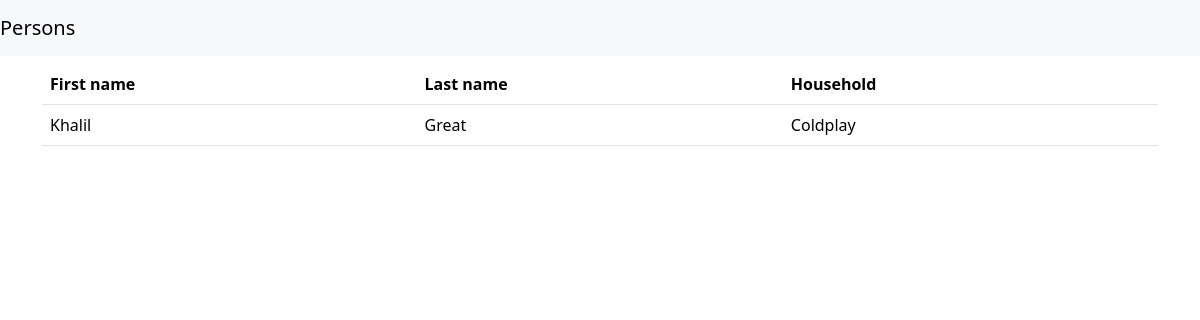
The app's page /persons/, older data.
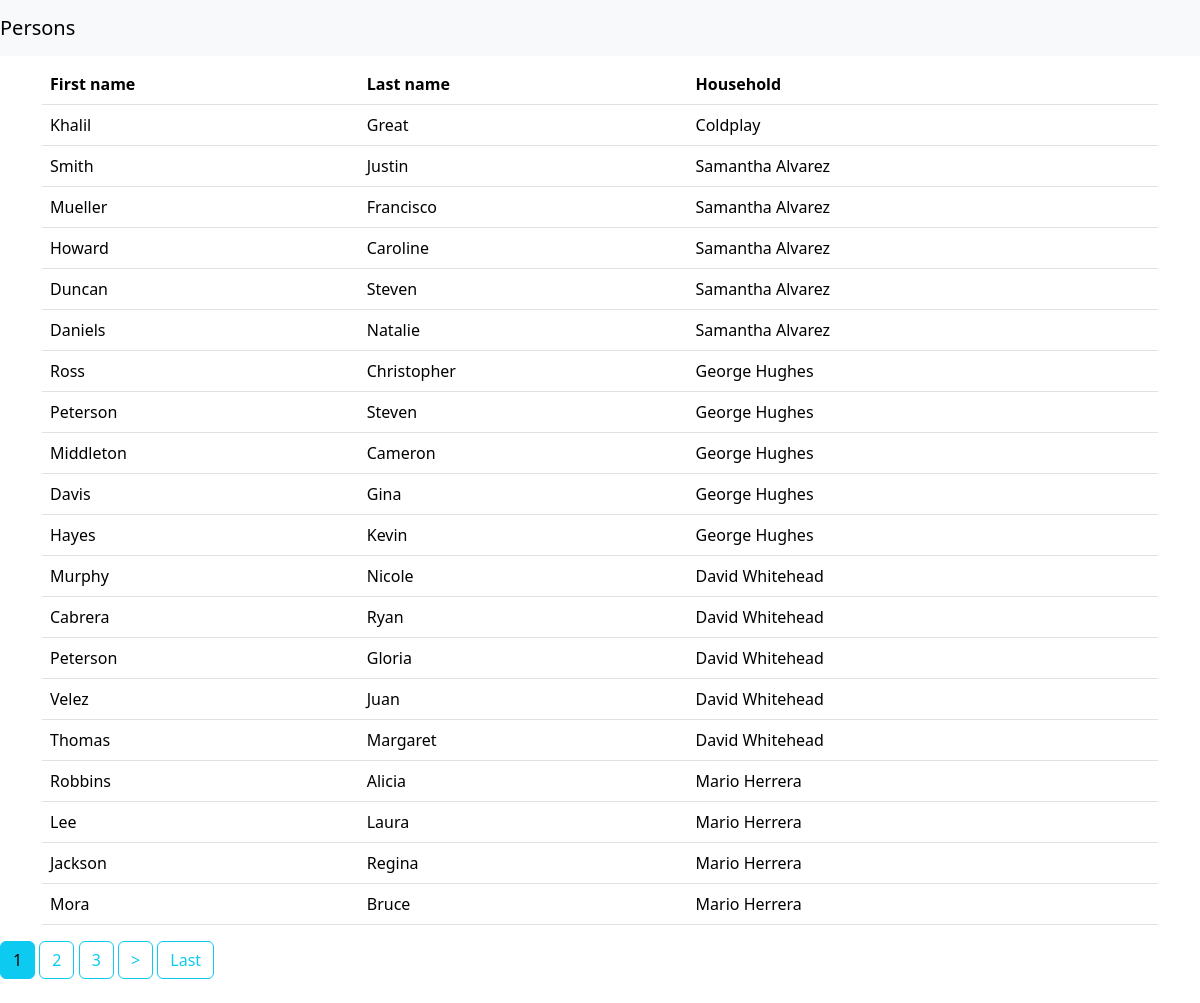
The same page, newer data.
### household/models.py (models this page shows, shortened)
class Person(models.Model):
    uuid = models.UUIDField(default=uuid.uuid4, editable=False)
    household = models.ForeignKey(Household, on_delete=models.CASCADE)
    first_name = models.CharField(max_length=200, help_text="First Name")
    last_name = models.CharField(max_length=200, help_text="Last Name")
    phone_number = models.CharField(max_length=255,blank=False, help_text="Phone Number")
    is_recipient = models.BooleanField()
    creation_date = models.DateTimeField(null=False, blank=False, default=timezone.now)
    created_by = models.ForeignKey(User, on_delete=models.CASCADE, related_name='person_created_by')
    last_modified_date = models.DateTimeField(null=False, blank=False, default=timezone.now)
    last_modified_by = models.ForeignKey(User, on_delete=models.CASCADE, related_name='person_last_modified_by')
    class Meta:
        verbose_name = "Person"
        verbose_name_plural = "Persons"

class Household(models.Model):
    office = models.ForeignKey(Office, on_delete=models.CASCADE)
    uuid = models.UUIDField(default=uuid.uuid4, editable=False)
    name = models.CharField(max_length=200, help_text="Household Name")
    location = models.ForeignKey(Location, on_delete=models.CASCADE)
    creation_date = models.DateTimeField(null=False, blank=False, default=timezone.now)
    created_by = models.ForeignKey(User, on_delete=models.CASCADE, related_name='household_created_by')
    last_modified_date = models.DateTimeField(null=False, blank=False, default=timezone.now)
    last_modified_by = models.ForeignKey(User, on_delete=models.CASCADE, related_name='household_last_modified_by')
    class Meta:
        verbose_name = "Household"
        verbose_name_plural = "Households"
    def __str__(self):
        return self.name

### household/views.py (the view)
# urls.py: path('persons/', PersonListView.as_view(), name='persons_list'),
class PersonListView(ListView):
    model = Person
    template_name = 'persons/index.html'
    context_object_name = 'persons'
    paginate_by = 20

### household/templates/persons/index.html (shortened to what this page needs)
{% extends "base.html" %}
{% block page_heading %}
    Persons
{% endblock page_heading %}
{% block content %}
<div>
    <table class="table">
        <thead class="thead-dark">
        <tr>
            <th scope="col">First name</th>
            <th scope="col">Last name</th>
            <th scope="col">Household</th>
        </tr>
        </thead>
        {% for person in persons %}
        <tbody>
        <tr>
            <td>{{ person.last_name }}</td>
            <td>{{ person.first_name }}</td>
            <td>{{ person.household }}</td>
        </tr>
        </tbody>
        {% endfor %}
    </table>
</div>
</div>
{% endblock content %}

Row changes from the older to the newer data that the page shows:
added Person: last_name "Smith", first_name "Justin", household "Samantha Alvarez"
added Person: last_name "Mueller", first_name "Francisco", household "Samantha Alvarez"
added Person: last_name "Howard", first_name "Caroline", household "Samantha Alvarez"
added Person: last_name "Duncan", first_name "Steven", household "Samantha Alvarez"
added Person: last_name "Daniels", first_name "Natalie", household "Samantha Alvarez"
added Person: last_name "Ross", first_name "Christopher", household "George Hughes"
added Person: last_name "Peterson", first_name "Steven", household "George Hughes"
added Person: last_name "Middleton", first_name "Cameron", household "George Hughes"
added Person: last_name "Davis", first_name "Gina", household "George Hughes"
added Person: last_name "Hayes", first_name "Kevin", household "George Hughes"
added Person: last_name "Murphy", first_name "Nicole", household "David Whitehead"
added Person: last_name "Cabrera", first_name "Ryan", household "David Whitehead"
added Person: last_name "Peterson", first_name "Gloria", household "David Whitehead"
added Person: last_name "Velez", first_name "Juan", household "David Whitehead"
added Person: last_name "Thomas", first_name "Margaret", household "David Whitehead"
added Person: last_name "Robbins", first_name "Alicia", household "Mario Herrera"
added Person: last_name "Lee", first_name "Laura", household "Mario Herrera"
added Person: last_name "Jackson", first_name "Regina", household "Mario Herrera"
added Person: last_name "Mora", first_name "Bruce", household "Mario Herrera"
Text that changed along with them:
new list line: "1"
new list line: "2"
new list line: "3"
text now shown: "> Last"
